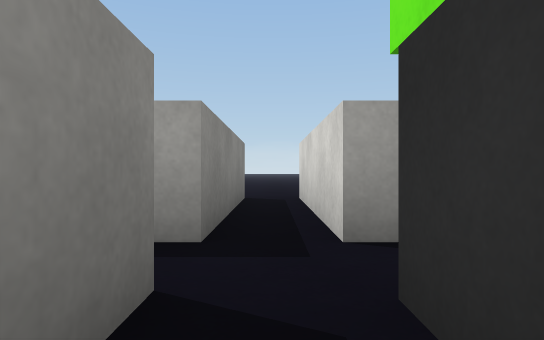
View 1 (above)

15 first-person views from a walk through a 3-D level made in the Unity game engine. The camera is 0.51 m above the floor, looks level and sees 75° across. The floor is counted in squares, 1 m on a side. Each view is taken from the middle of a square. On the plan, view 1 faces up. The plan holds only what a view shows up to about 9 squares ahead; the rest is blank. The place goes on beyond the plan. Surface patterns are stand-ins for the level's own textures.

View 2
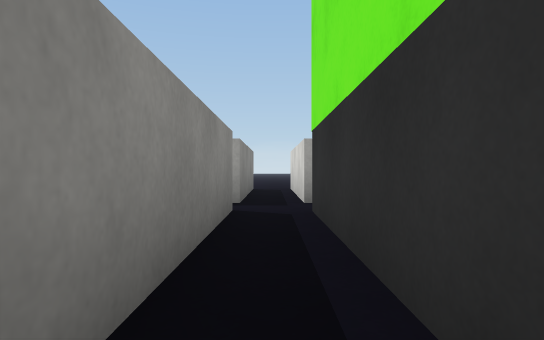

View 3
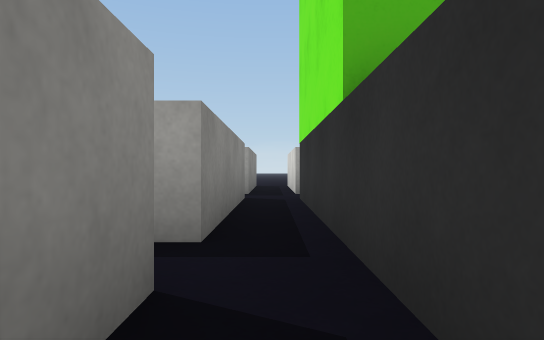

View 4
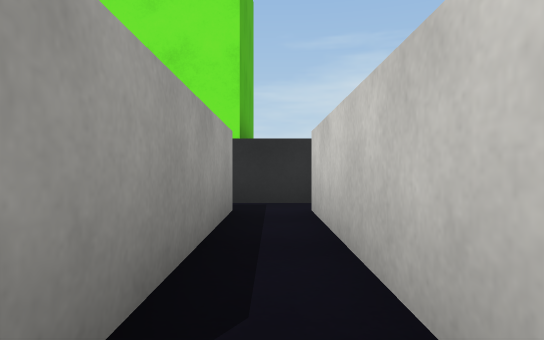

View 5
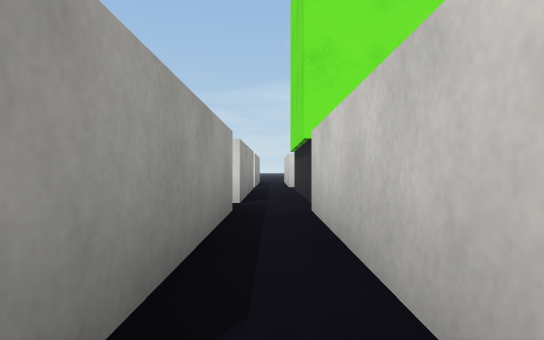

View 6
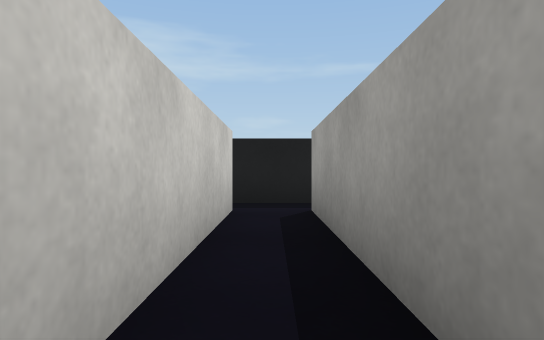

View 7
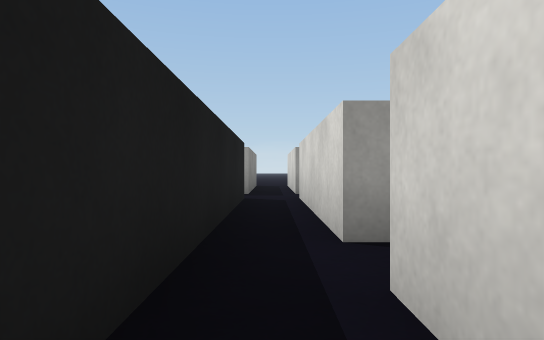

View 8
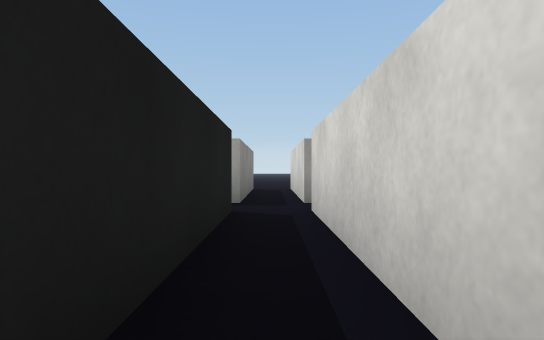

View 9
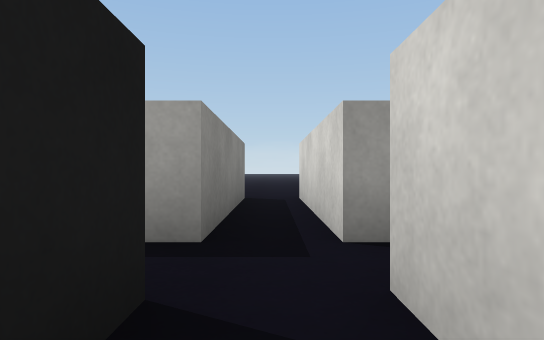

View 10
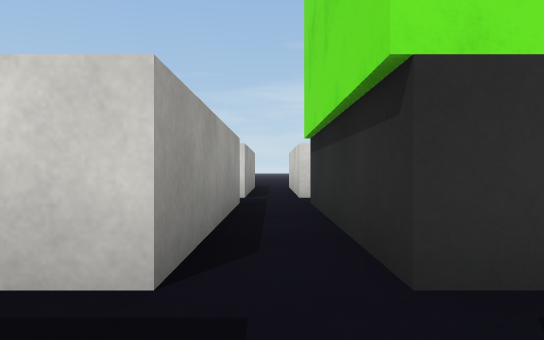

View 11
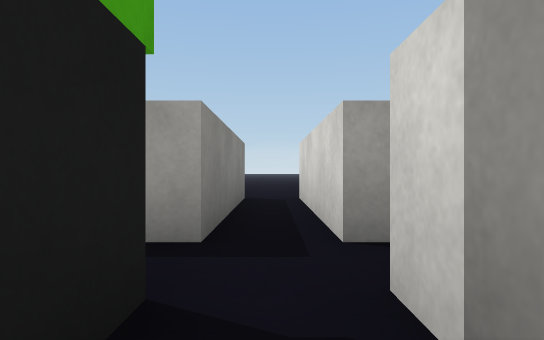

View 12
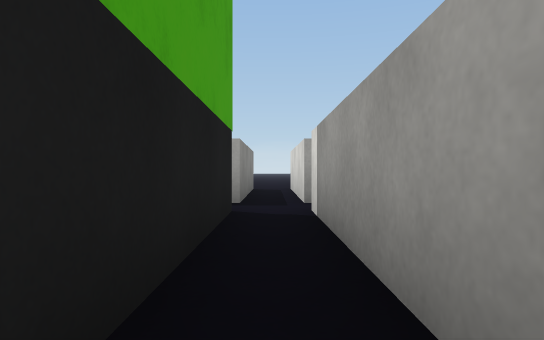

View 13
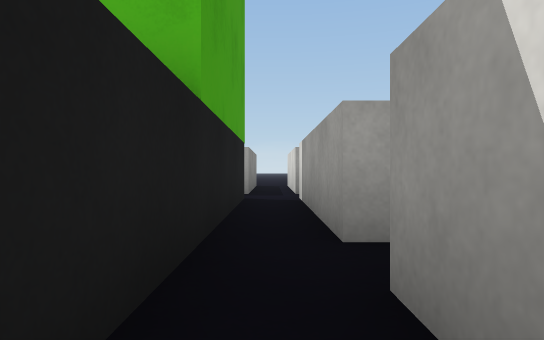

View 14
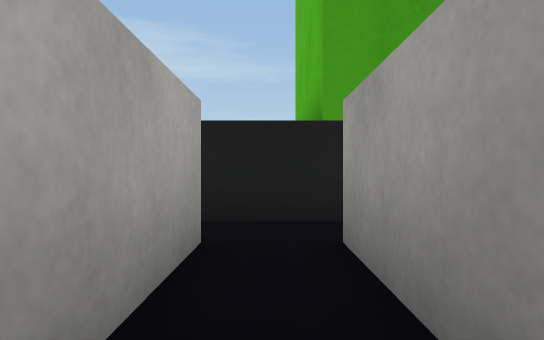

View 15
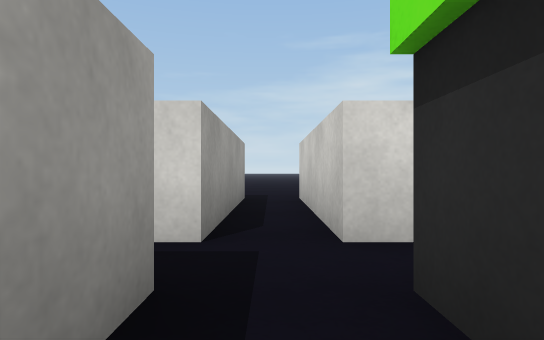

### Floor plan
Ten units are one square. View 1 is at (0, 0); x grows to the right and y downward. Boxes are objects, and circles mark ways between rooms. Rooms are numbered by the first view taken in them; rooms with no view inside come last. Other rooms are left out.
<svg viewBox="-65 -69 155 144">
<path fill="none" stroke="#000" d="M5 34 5 -15M-5 -15 -5 25 -45 25M-45 35 -5 35M5 44 5 34M-5 35 -5 44M-45 25 -45 -15M-55 -15 -55 34M-45 -25 -45 -64M-55 -64 -55 -25 -60 -25M-45 44 -45 35M-55 34 -55 44M5 -25 5 -64M-5 -64 -5 -25 -45 -25M-45 -15 -5 -15M55 35 74 35M74 25 55 25 55 -15M45 -15 45 34M55 44 55 35M45 34 45 44M55 -15 84 -15M45 -64 45 -25 5 -25M85 -25 55 -25 55 -64M5 -15 45 -15"/>
<circle cx="0" cy="40" r="3" fill="#2a7"/>
<circle cx="-40" cy="30" r="3" fill="#2a7"/>
<circle cx="0" cy="-10" r="3" fill="#2a7"/>
<circle cx="-50" cy="-10" r="3" fill="#2a7"/>
<circle cx="-50" cy="40" r="3" fill="#2a7"/>
<circle cx="-40" cy="-20" r="3" fill="#2a7"/>
<circle cx="10" cy="-20" r="3" fill="#2a7"/>
<circle cx="50" cy="40" r="3" fill="#2a7"/>
<circle cx="50" cy="-10" r="3" fill="#2a7"/>
<text x="0" y="20">1</text>
<text x="0" y="70">2</text>
<text x="-50" y="10">3</text>
<text x="-50" y="-30">4</text>
<text x="-50" y="60">5</text>
<text x="0" y="-30">6</text>
<text x="50" y="20">7</text>
<text x="50" y="70">8</text>
<text x="50" y="-30">9</text>
</svg>
Room 1 opens to room 2. Room 1 opens to room 3. Room 1 opens to room 6. Room 3 opens to room 4. Room 3 opens to room 5. Room 4 opens to room 6. Room 6 opens to room 9. Room 7 opens to room 8. Room 7 opens to room 9.

Where each view was taken, in squares from view 1:
view 1: 0 up, 0 right, facing up
view 2: 3 down, 0 right, facing up
view 3: 5 down, 0 right, facing up
view 4: 3 down, 5 left, facing right
view 5: 2 up, 5 left, facing right
view 6: 3 down, 0 right, facing left
view 7: 5 down, 5 left, facing up
view 8: 3 down, 5 left, facing up
view 9: 0 up, 5 left, facing up
view 10: 2 up, 1 left, facing right
view 11: 0 up, 5 right, facing up
view 12: 3 down, 5 right, facing up
view 13: 5 down, 5 right, facing up
view 14: 3 down, 8 right, facing left
view 15: 2 up, 3 right, facing right
